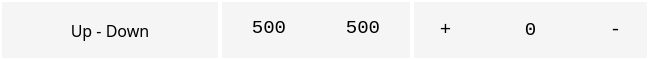
                  <widget class="QFrame" name="sub_frame_setting_scanning_vertical">
                   <property name="minimumSize">
                    <size>
                     <width>0</width>
                     <height>60</height>
                    </size>
                   </property>
                   <property name="maximumSize">
                    <size>
                     <width>16777215</width>
                     <height>60</height>
                    </size>
                   </property>
                   <property name="styleSheet">
                    <string notr="true">	color: rgb(255,255,255);
	background:rgb(245,245,245);
    border: 0px solid rgb(170,170,170);
	border-radius:0px;</string>
                   </property>
                   <property name="frameShape">
                    <enum>QFrame::StyledPanel</enum>
                   </property>
                   <property name="frameShadow">
                    <enum>QFrame::Raised</enum>
                   </property>
                   <property name="lineWidth">
                    <number>1</number>
                   </property>
                   <layout class="QHBoxLayout" name="horizontalLayout_39">
                    <property name="spacing">
                     <number>0</number>
                    </property>
                    <property name="leftMargin">
                     <number>0</number>
                    </property>
                    <property name="topMargin">
                     <number>0</number>
                    </property>
                    <property name="rightMargin">
                     <number>0</number>
                    </property>
                    <property name="bottomMargin">
                     <number>0</number>
                    </property>
                    <item>
                     <widget class="QLabel" name="label_set_vertical">
                      <property name="minimumSize">
                       <size>
                        <width>220</width>
                        <height>60</height>
                       </size>
                      </property>
                      <property name="maximumSize">
                       <size>
                        <width>220</width>
                        <height>60</height>
                       </size>
                      </property>
                      <property name="font">
                       <font>
                        <family>Segoe UI Semibold</family>
                        <pointsize>12</pointsize>
                       </font>
                      </property>
                      <property name="styleSheet">
                       <string notr="true">background:rgba(0,0,0,0);
border:2px solid rgb(255,255,255);
border-radius:0px;
color:black;</string>
                      </property>
                      <property name="text">
                       <string>Up - Down</string>
                      </property>
                      <property name="alignment">
                       <set>Qt::AlignCenter</set>
                      </property>
                     </widget>
                    </item>
                    <item>
                     <widget class="QFrame" name="sub_frame_v_spd_range">
                      <property name="minimumSize">
                       <size>
                        <width>192</width>
                        <height>60</height>
                       </size>
                      </property>
                      <property name="maximumSize">
                       <size>
                        <width>192</width>
                        <height>60</height>
                       </size>
                      </property>
                      <property name="styleSheet">
                       <string notr="true">background:rgba(0,0,0,0);
color:black;
border:2px solid rgb(255,255,255);
border-radius:0px</string>
                      </property>
                      <property name="frameShape">
                       <enum>QFrame::StyledPanel</enum>
                      </property>
                      <property name="frameShadow">
                       <enum>QFrame::Raised</enum>
                      </property>
                      <layout class="QHBoxLayout" name="horizontalLayout_29">
                       <property name="spacing">
                        <number>0</number>
                       </property>
                       <property name="leftMargin">
                        <number>0</number>
                       </property>
                       <property name="topMargin">
                        <number>11</number>
                       </property>
                       <property name="rightMargin">
                        <number>0</number>
                       </property>
                       <property name="bottomMargin">
                        <number>11</number>
                       </property>
                       <item>
                        <widget class="QTextEdit" name="textEdit_ud_spd_range_max">
                         <property name="minimumSize">
                          <size>
                           <width>0</width>
                           <height>0</height>
                          </size>
                         </property>
                         <property name="maximumSize">
                          <size>
                           <width>16777215</width>
                           <height>60</height>
                          </size>
                         </property>
                         <property name="font">
                          <font>
                           <family>Consolas</family>
                           <pointsize>14</pointsize>
                          </font>
                         </property>
                         <property name="styleSheet">
                          <string notr="true">border:0px;</string>
                         </property>
                         <property name="verticalScrollBarPolicy">
                          <enum>Qt::ScrollBarAlwaysOff</enum>
                         </property>
                         <property name="horizontalScrollBarPolicy">
                          <enum>Qt::ScrollBarAlwaysOff</enum>
                         </property>
                         <property name="html">
                          <string>&lt;!DOCTYPE HTML PUBLIC &quot;-//W3C//DTD HTML 4.0//EN&quot; &quot;http://www.w3.org/TR/REC-html40/strict.dtd&quot;&gt;
&lt;html&gt;&lt;head&gt;&lt;meta name=&quot;qrichtext&quot; content=&quot;1&quot; /&gt;&lt;style type=&quot;text/css&quot;&gt;
p, li { white-space: pre-wrap; }
&lt;/style&gt;&lt;/head&gt;&lt;body style=&quot; font-family:'Consolas'; font-size:14pt; font-weight:400; font-style:normal;&quot;&gt;
&lt;p align=&quot;center&quot; style=&quot; margin-top:0px; margin-bottom:0px; margin-left:0px; margin-right:0px; -qt-block-indent:0; text-indent:0px;&quot;&gt;500&lt;/p&gt;&lt;/body&gt;&lt;/html&gt;</string>
                         </property>
                        </widget>
                       </item>
                       <item>
                        <widget class="QTextEdit" name="textEdit_ud_spd_range_min">
                         <property name="minimumSize">
                          <size>
                           <width>0</width>
                           <height>0</height>
                          </size>
                         </property>
                         <property name="maximumSize">
                          <size>
                           <width>16777215</width>
                           <height>70</height>
                          </size>
                         </property>
                         <property name="font">
                          <font>
                           <family>Consolas</family>
                           <pointsize>14</pointsize>
                          </font>
                         </property>
                         <property name="styleSheet">
                          <string notr="true">border:0px;</string>
                         </property>
                         <property name="verticalScrollBarPolicy">
                          <enum>Qt::ScrollBarAlwaysOff</enum>
                         </property>
                         <property name="horizontalScrollBarPolicy">
                          <enum>Qt::ScrollBarAlwaysOff</enum>
                         </property>
                         <property name="html">
                          <string>&lt;!DOCTYPE HTML PUBLIC &quot;-//W3C//DTD HTML 4.0//EN&quot; &quot;http://www.w3.org/TR/REC-html40/strict.dtd&quot;&gt;
&lt;html&gt;&lt;head&gt;&lt;meta name=&quot;qrichtext&quot; content=&quot;1&quot; /&gt;&lt;style type=&quot;text/css&quot;&gt;
p, li { white-space: pre-wrap; }
&lt;/style&gt;&lt;/head&gt;&lt;body style=&quot; font-family:'Consolas'; font-size:14pt; font-weight:400; font-style:normal;&quot;&gt;
&lt;p align=&quot;center&quot; style=&quot; margin-top:0px; margin-bottom:0px; margin-left:0px; margin-right:0px; -qt-block-indent:0; text-indent:0px;&quot;&gt;500&lt;/p&gt;&lt;/body&gt;&lt;/html&gt;</string>
                         </property>
                        </widget>
                       </item>
                      </layout>
                     </widget>
                    </item>
                    <item>
                     <widget class="QFrame" name="sub_frame_v_spd_step">
                      <property name="minimumSize">
                       <size>
                        <width>237</width>
                        <height>60</height>
                       </size>
                      </property>
                      <property name="maximumSize">
                       <size>
                        <width>16777215</width>
                        <height>60</height>
                       </size>
                      </property>
                      <property name="font">
                       <font>
                        <family>Consolas</family>
                        <pointsize>14</pointsize>
                       </font>
                      </property>
                      <property name="styleSheet">
                       <string notr="true">background:rgba(0,0,0,0);
color:black;
border:2px solid rgb(255,255,255);
border-radius:0px</string>
                      </property>
                      <property name="frameShape">
                       <enum>QFrame::StyledPanel</enum>
                      </property>
                      <property name="frameShadow">
                       <enum>QFrame::Raised</enum>
                      </property>
                      <layout class="QHBoxLayout" name="horizontalLayout_30">
                       <property name="topMargin">
                        <number>0</number>
                       </property>
                       <property name="bottomMargin">
                        <number>0</number>
                       </property>
                       <item>
                        <widget class="QPushButton" name="button_set_ud_spd_plus">
                         <property name="minimumSize">
                          <size>
                           <width>45</width>
                           <height>45</height>
                          </size>
                         </property>
                         <property name="maximumSize">
                          <size>
                           <width>45</width>
                           <height>45</height>
                          </size>
                         </property>
                         <property name="font">
                          <font>
                           <family>Consolas</family>
                           <pointsize>14</pointsize>
                          </font>
                         </property>
                         <property name="styleSheet">
                          <string notr="true">QPushButton {	
	color: black;
	border-radius: 10px;
	background:rgba(0,0,0,0);
	border: 0px solid rgba(170,170,170,0);
}
QPushButton::hover {
	background-color: rgb(224, 238, 249);
	color: rgb(100,100,100);
}
QPushButton::pressed {
	background-color:rgba(205, 205, 205, 255);
	color:white;
	
}</string>
                         </property>
                         <property name="text">
                          <string>+</string>
                         </property>
                        </widget>
                       </item>
                       <item>
                        <widget class="QLabel" name="label_set_ud_spd_step">
                         <property name="font">
                          <font>
                           <family>Consolas</family>
                           <pointsize>14</pointsize>
                          </font>
                         </property>
                         <property name="styleSheet">
                          <string notr="true">background:rgba(0,0,0,0);
color:black;
border:0px solid rgb(255,255,255);
border-radius:0px</string>
                         </property>
                         <property name="text">
                          <string>0</string>
                         </property>
                         <property name="alignment">
                          <set>Qt::AlignCenter</set>
                         </property>
                        </widget>
                       </item>
                       <item>
                        <widget class="QPushButton" name="button_set_ud_spd_minus">
                         <property name="minimumSize">
                          <size>
                           <width>45</width>
                           <height>45</height>
                          </size>
                         </property>
                         <property name="maximumSize">
                          <size>
                           <width>45</width>
                           <height>45</height>
                          </size>
                         </property>
                         <property name="font">
                          <font>
                           <family>Consolas</family>
                           <pointsize>14</pointsize>
                          </font>
                         </property>
                         <property name="styleSheet">
                          <string notr="true">QPushButton {	
	color: black;
	border-radius: 10px;
	background:rgba(0,0,0,0);
	border: 0px solid rgba(170,170,170,0);
}
QPushButton::hover {
	background-color: rgb(224, 238, 249);
	color: rgb(100,100,100);
}
QPushButton::pressed {
	background-color:rgba(205, 205, 205, 255);
	color:white;
	
}</string>
                         </property>
                         <property name="text">
                          <string>-</string>
                         </property>
                        </widget>
                       </item>
                      </layout>
                     </widget>
                    </item>
                   </layout>
                  </widget>
